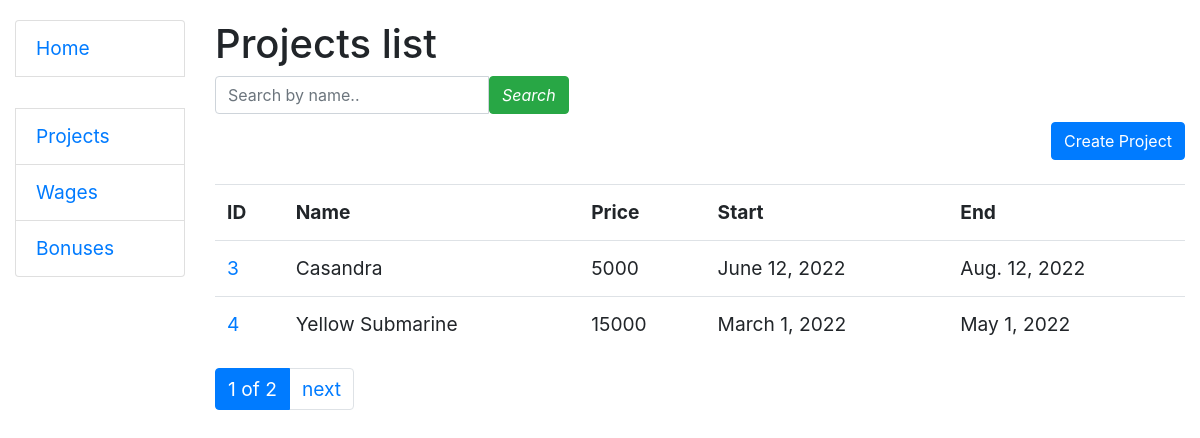
The app's page /project/ with its own data.
### salary/models.py (models this page shows, shortened)
class Project(models.Model):
    name = models.CharField(max_length=255)
    price = models.IntegerField()
    start = models.DateField()
    end = models.DateField()
    def get_absolute_url(self):
        return reverse("salary:project-detail", kwargs={"pk": self.pk})

### salary/views.py (the view)
# urls.py: path("project/", ProjectListView.as_view(), name="project-list"),
class ProjectListView(generic.ListView):
    model = Project
    paginate_by = 2
    queryset = Project.objects.all()
    def get_context_data(self, *, object_list=None, **kwargs):
        context = super(ProjectListView, self).get_context_data(**kwargs)
        name = self.request.GET.get("name", "")
        context["search_form"] = ProjectSearchForm(initial={"name": name})
        return context
    def get_queryset(self):
        form = ProjectSearchForm(self.request.GET)
        if form.is_valid():
            return self.queryset.filter(name__icontains=form.cleaned_data["name"])
        return self.queryset

### salary/forms.py
class ProjectSearchForm(forms.Form):
    name = forms.CharField(
        max_length=255,
        required=False,
        label="",
        widget=forms.TextInput(
            attrs={"placeholder": "Search by name..", "class": "form-control"}
        ),
    )

### salary/templatetags/query_transform.py (called while the page is built)
@register.simple_tag
def query_transform(request, **kwargs):
    updated = request.GET.copy()
    for key, value in kwargs.items():
        if key is not None:
            updated[key] = value
        else:
            updated.pop(key, 0)
    return updated.urlencode()

### templates/salary/project_list.html
{% extends "base.html" %}
{% block content %}
    <h1>Projects list</h1>
    <form action="">
        <label>
            <div class="input-group">
                {{ search_form }}
                <button class="button-search btn btn-success" type="submit">
                    <i>Search</i>
                </button>
            </div>
        </label>
    </form>
    <a style="float: right" class="button-create btn btn-primary" href="{% url 'salary:project-create' %}">
        Create Project
    </a>
    <br>
    <br>
        <table class="table">
            <tr>
                <th>ID</th>
                <th>Name</th>
                <th>Price</th>
                <th>Start</th>
                <th>End</th>
            </tr>
            {% for project in project_list %}
                <tr>
                    <td>
                        <a href="{{ project.get_absolute_url }}">{{ project.id }}</a>
                    </td>
                    <td>
                        {{ project.name }}
                    </td>
                    <td>
                        {{ project.price }}
                    </td>
                    <td>
                        {{ project.start }}
                    </td>
                    <td>
                        {{ project.end }}
                    </td>
                </tr>
            {% endfor %}
        </table>
{% endblock %}

### static/css/styles.css (style rules this page uses)
body { margin-top: 20px; text-align: left; font-size: 120%; line-height: 1.618; }

### records on screen
Project: id "3", name "Casandra", price "5000", start "June 12, 2022", end "Aug. 12, 2022"
Project: id "4", name "Yellow Submarine", price "15000", start "March 1, 2022", end "May 1, 2022"

### other values on screen
{{ page_obj.number }} "1"
{{ paginator.num_pages }} "2"
